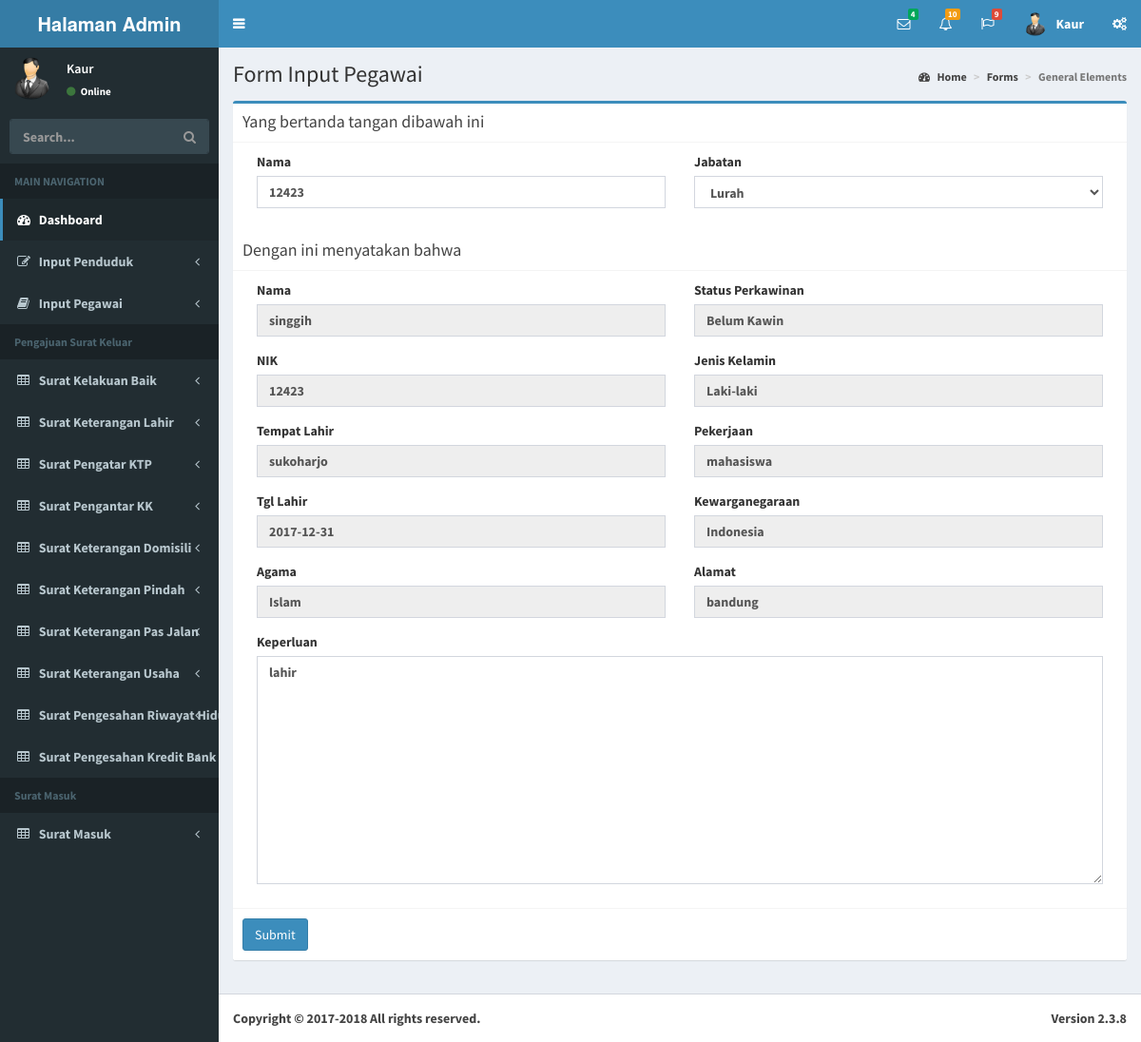
Page /index.php/proses/edit_surat_kelakuan_baik/17 on the committed database.
### tables this page shows
CREATE TABLE IF NOT EXISTS `tb_penduduk` (
  `nik` int(11) NOT NULL,
  `nama` varchar(100) NOT NULL,
  `j_kelamin` varchar(100) NOT NULL,
  `agama` varchar(100) NOT NULL,
  `tmp_lahir` varchar(100) NOT NULL,
  `tgl_lahir` varchar(100) NOT NULL,
  `alamat` varchar(100) NOT NULL,
  `status_perkawinan` varchar(100) NOT NULL,
  `kewarganegaraan` varchar(100) NOT NULL,
  `pekerjaan` varchar(100) NOT NULL
);

CREATE TABLE IF NOT EXISTS `tb_surat_kelakuan_baik` (
`id_surat` int(11) NOT NULL,
  `nama` varchar(100) NOT NULL,
  `jabatan` varchar(100) NOT NULL,
  `nik` int(11) NOT NULL,
  `keperluan` varchar(1000) NOT NULL
);

### application/libraries/template.php (called while the page is built)
<?php
class Template{
protected $_ci;
	function __construct(){
		$this->_ci=&get_instance();
	}
	function template($template,$data=null){
			$data['content'] = $this->_ci->load->view($template,$data,true);
			$data['_header'] = $this->_ci->load->view('template/header',$data,true);
			$data['_left'] = $this->_ci->load->view('template/left',$data,true);
			$data['_footbar'] = $this->_ci->load->view('template/footer',$data,true);
			$this->_ci->load->view('main_temp',$data);
	}
}

### application/controllers/proses.php (called while the page is built, shortened)
<?php
class Proses extends CI_Controller {
	public function edit_surat_kelakuan_baik($id){
			$data['surat']=$this->m_input->getwhereid('tb_surat_kelakuan_baik','id_surat',$id);
			foreach ($data['surat'] as $row) {
				$nik = $row->nik;
				$keperluan = $row->keperluan;
				$namaSurat = $row->nama;
			}
			$data['penduduk']=$this->m_input->getwhereid('tb_penduduk','nik',$nik);
			$data['status']="edit";
			$data['keperluan']=$keperluan;
			$data['idS']=$id;
			$data['namaSurat']=$namaSurat;
			$this->template->template('surat/form_surat_kelakuan_baik',$data);
	}
}

### index.php (called while the page is built, shortened)
<?php
require_once BASEPATH.'core/CodeIgniter.php';

### application/models/m_input.php (called while the page is built, shortened)
<?php
class M_input extends CI_Model {
	function getwhereid($table,$par,$id){
		$this->db->select("*");
		$this->db->from($table);
		$this->db->where($par,$id);
		$query=$this->db->get();
		return $query->result();
	}
}
?>

### application/views/surat/form_surat_kelakuan_baik.php (the view, shortened to what this page needs)
<div class="content-wrapper">
  <section class="content-header">
    <h1>
      Form Input Pegawai
    </h1>
    <ol class="breadcrumb">
      <li><a href="#"><i class="fa fa-dashboard"></i> Home</a></li>
      <li><a href="#">Forms</a></li>
      <li class="active">General Elements</li>
    </ol>
  </section>
  <section class="content">
    <div class="row">
      <div class="col-md-12">
        <div class="box box-primary">
          <div class="box-header with-border">
            <h3 class="box-title">Yang bertanda tangan dibawah ini</h3>
          </div>
          <?php
          foreach ($penduduk as $data) {
          }
           ?>
          <?php if($status=="edit"){
            ?><form role="form" action="<?php echo site_url() ?>/proses/edit_surat_kelakuan_baik_act/<?= $idS;?>" method="POST">
            <?php
          } else if($status=="create"){
            ?><form role="form" action="<?php echo site_url() ?>/proses/simpan_surat_kelakuan_baik" method="POST">
            <?php
          }?>
            <div class="box-body">
              <div class="col-md-6">
              <div class="form-group">
                <label for="exampleInputEmail1">Nama</label>
                <?php if($status=="edit"){
                  ?><input type="text" class="form-control" name="nama" value="<?= $namaSurat;?>">
                  <?php
                } else if($status=="create"){
                  ?><input type="text" class="form-control" name="nama" >
                  <?php
                }?>
              </div>
              </div>
              <div class="col-md-6">
               <div class="form-group">
                <label for="exampleInputPassword1">Jabatan</label>
               <select class="form-control" name="jabatan">
                  <option>Lurah</option>
                </select>
              </div>
              </div>
            </div>
            <div class="box-header with-border">
            <h3 class="box-title">Dengan ini menyatakan bahwa</h3>
          </div>
            <div class="box-body">
              <div class="col-md-6">
              <div class="form-group">
                <label for="exampleInputEmail1">Nama</label>
                <input type="text" class="form-control" name="nama" value="<?php echo $data->nama ?>" disabled >
              </div>
              <div class="form-group">
                <label for="exampleInputEmail1">NIK</label>
                <input type="text" class="form-control" name="nama" value="<?php echo $data->nik ?>" disabled >
              </div>
              <div class="form-group">
                <label for="exampleInputEmail1">Tempat Lahir</label>
                <input type="text" class="form-control" name="nama" value="<?php echo $data->tmp_lahir ?>" disabled >
              </div>
              <div class="form-group">
                <label for="exampleInputEmail1">Tgl Lahir</label>
                <input type="text" class="form-control" name="nama" value="<?php echo $data->tgl_lahir ?>" disabled >
              </div>
              <div class="form-group">
                <label for="exampleInputEmail1">Agama</label>
                <input type="text" class="form-control" name="nama" value="<?php echo $data->agama ?>" disabled >
              </div>
              </div>
              <div class="col-md-6">
               <div class="form-group">
               <div class="form-group">
                <label for="exampleInputEmail1">Status Perkawinan</label>
                <input type="text" class="form-control" name="nama" value="<?php echo $data->status_perkawinan ?>" disabled >
              </div>
               <div class="form-group">
                <label for="exampleInputEmail1">Jenis Kelamin</label>
                <input type="text" class="form-control" name="nama" value="<?php echo $data->j_kelamin ?>" disabled >
              </div>
              <div class="form-group">
                <label for="exampleInputEmail1">Pekerjaan</label>
                <input type="text" class="form-control" name="nama" value="<?php echo $data->pekerjaan ?>" disabled >
              </div>
              <div class="form-group">
                <label for="exampleInputEmail1">Kewarganegaraan</label>
                <input type="text" class="form-control" name="nama" value="<?php echo $data->kewarganegaraan ?>" disabled >
              </div>
              <div class="form-group">
                <label for="exampleInputEmail1">Alamat</label>
                <input type="text" class="form-control" name="nama" value="<?php echo $data->alamat ?>" disabled >
              </div>
              </div>
              </div>
              <div class="col-md-12">
                <div class="form-group">
                <label for="exampleInputEmail1">Keperluan</label>
                <?php if($status=="edit"){
                  ?><textarea name="keperluan" class="form-control" style="height:30vh;"><?= $keperluan;?></textarea>
                  <?php
                } else if($status=="create"){
                  ?><textarea name="keperluan" class="form-control" style="height:30vh;"></textarea>
                  <?php
                }?>
              </div>
              </div>
            </div>
            <div class="box-footer">
              <button type="submit" class="btn btn-primary">Submit</button>
            </div>
          </form>
        </div>
      </div>
    </div>
  </section>
</div>

### rows in the picture
tb_penduduk: nama "singgih", nama "12423", nama "sukoharjo", nama "2017-12-31", nama "Islam", nama "Belum Kawin", nama "Laki-laki", nama "mahasiswa", nama "Indonesia", nama "bandung"
tb_surat_kelakuan_baik: keperluan "lahir"
